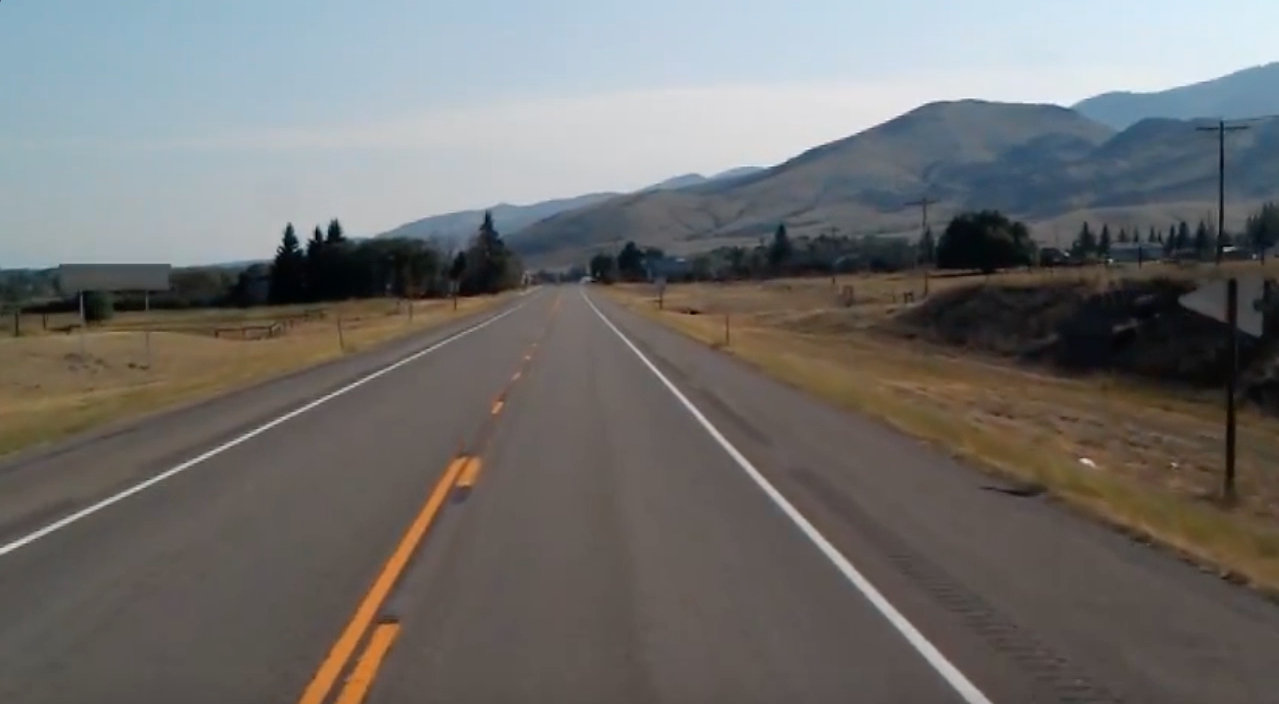
#> input picture test_image.jpg, 1279 x 704 px
$ python -i utils.py   (imports and definitions only)
#> lines starting #> are read from the running program, lines starting #| are printed output that depends on the picture
import cv2
import numpy as np


# [38 lines left out: functions make_coordinates, average_slope_intercept, not called in this run]


# func operation: colored image => bw edge marked image
def canny_func(img):
    # convert image to grayscale
    grayscale_img = cv2.cvtColor(img, cv2.COLOR_RGB2GRAY)
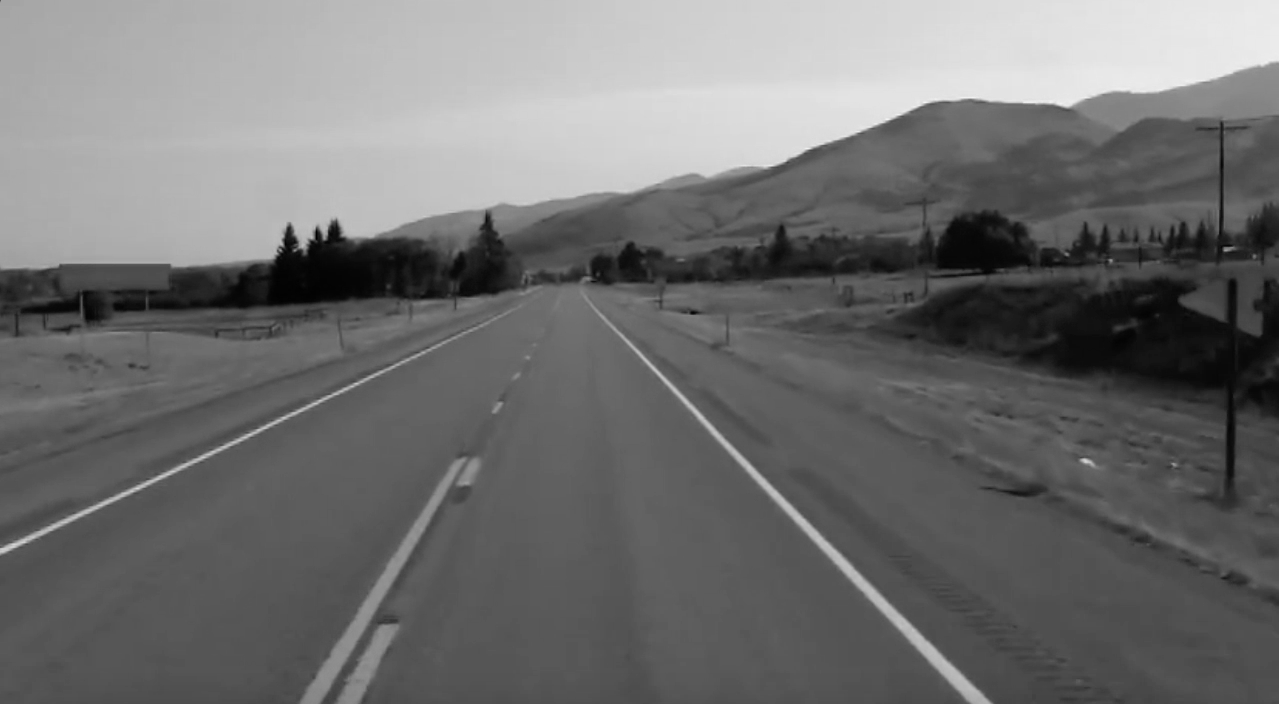
#> grayscale_img: shape (704, 1279); min 0, max 244, mean 111.4

    # gaussian blur => reduce noise (smoothened)
    # canny alg 1st step is gaussian blur, maybe this step is unnecessary
    blur_img = cv2.GaussianBlur(grayscale_img, (5, 5), 0)

    # use canny alg to find image's edges
    # canny = 1.gaussian blur, 2. find gradient intensity
    # 3. scan img then remove all unwanted pixel in order recive
    # only the edges, 4. thresholding, find which edge is eade for really
    # and filter who is not
    canny_img = cv2.Canny(blur_img, 10, 40)
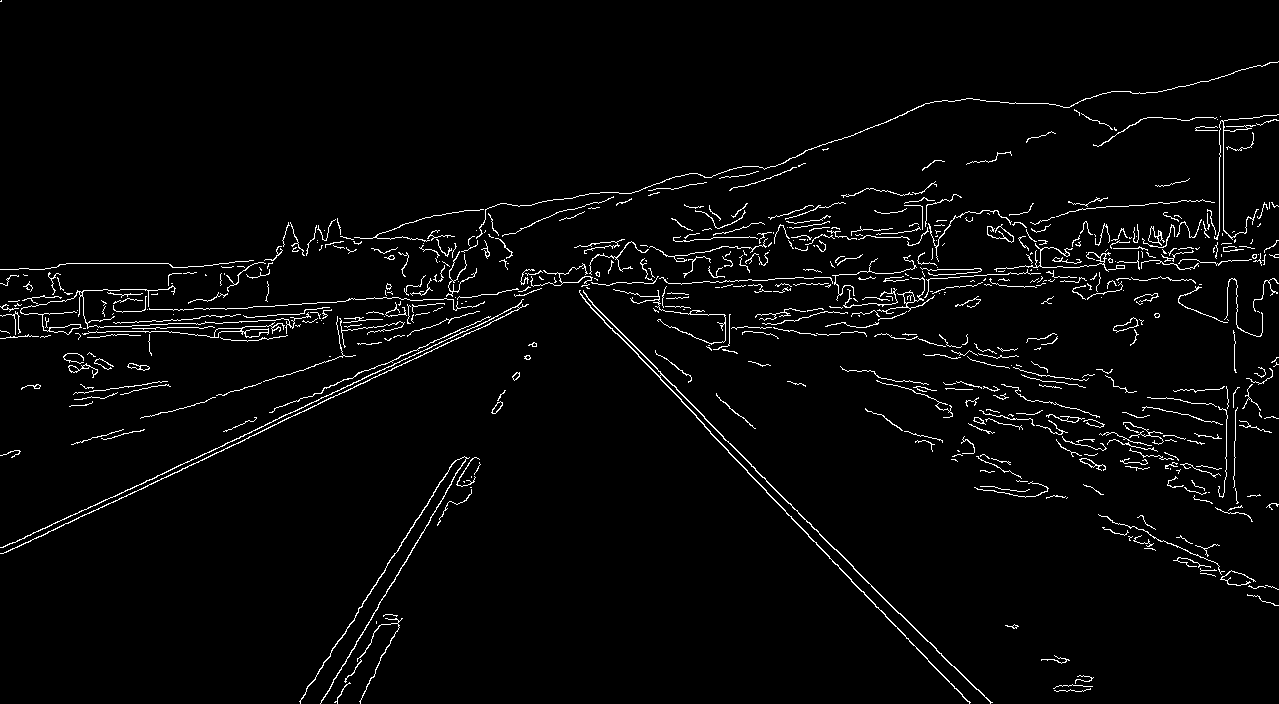
#> canny_img: shape (704, 1279); 2.9% white in thin lines or dots
    # original:     canny_img = cv2.Canny(blur_img, 50, 150)

    return canny_img


# [41 lines left out: functions display_rect, display_lines, region_of_interest, not called in this run]

>>> import cv2
>>> picture = cv2.cvtColor(cv2.imread('test_image.jpg'), cv2.COLOR_BGR2RGB)
>>> result = canny_func(picture)
